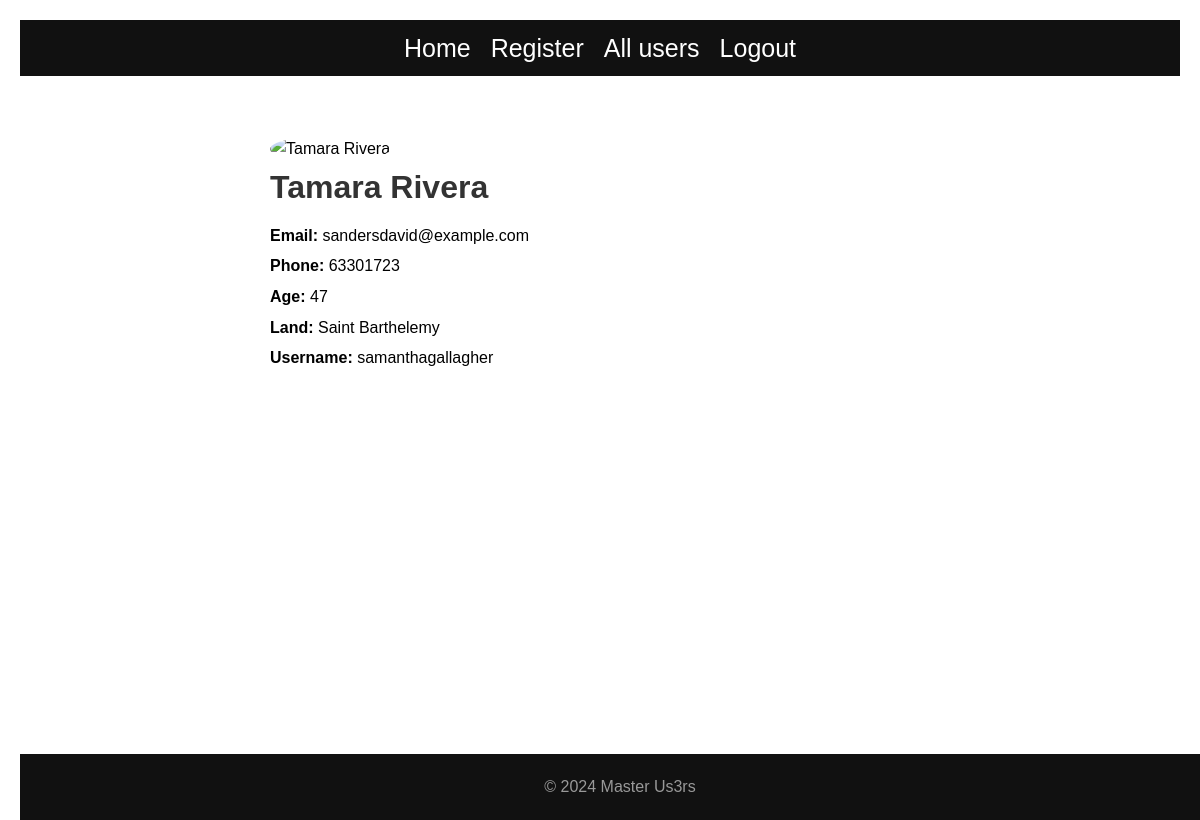
Screenshot of /user/2 (signed in) with the database file from the repository.
### models.py (models this page shows)
class Person(db.Model):
    id = db.Column(db.Integer, primary_key=True)
    name = db.Column(db.String(128))
    age = db.Column(db.Integer)
    email = db.Column(db.String(128), unique=True)
    username = db.Column(db.String(128), unique=True)
    land = db.Column(db.String(128))
    phone = db.Column(db.String(128))

### app.py (the view)
@app.route("/user/<int:user_id>")
@login_required
def user_page(user_id):
    user = Person.query.filter_by(id=user_id).first()
    return render_template('user_page.html', user = user)

### Templates/user_page.html
{% extends 'base.html' %}
{% block content %}
    <div class="person-container">
        <div class="person-profile">
            <div class="person-picture">
                <img src="https://source.unsplash.com/featured/?people" alt="{{ user.name }}">
            </div>
            <h1>{{ user.name }}</h1>
            <p><strong>Email:</strong> {{ user.email }}</p>
            <p><strong>Phone:</strong> {{ user.phone }}</p>
            <p><strong>Age:</strong> {{ user.age }}</p>
            <p><strong>Land:</strong> {{ user.land }}</p>
            <p><strong>Username:</strong> {{ user.username}}</p>
        </div>
    </div>
{% endblock %}

### static/style.css (style rules this page uses)
* { margin: 0; padding: 0; box-sizing: border-box; }
html, body { height: 100%; margin: 0; }
body { font-family: 'Arial', sans-serif; line-height: 1.6; margin: 20px; }
.person-container { display: flex; align-items: center; max-width: 800px; margin: 20px auto; padding: 20px; }
.person-picture img { width: 150px; height: 150px; border-radius: 50%; margin-right: 20px; object-fit: cover; }
.person-profile { flex: 1; }
.person-profile h1 { color: #333; margin-bottom: 10px; }
.person-profile p { margin-bottom: 5px; line-height: 1.6; }

### rows the page displays
Person: name "Tamara Rivera", email "sandersdavid@example.com", phone "63301723", age "47", land "Saint Barthelemy", username "samanthagallagher"

### other values shown
{{ text }} "Home Register All users"
